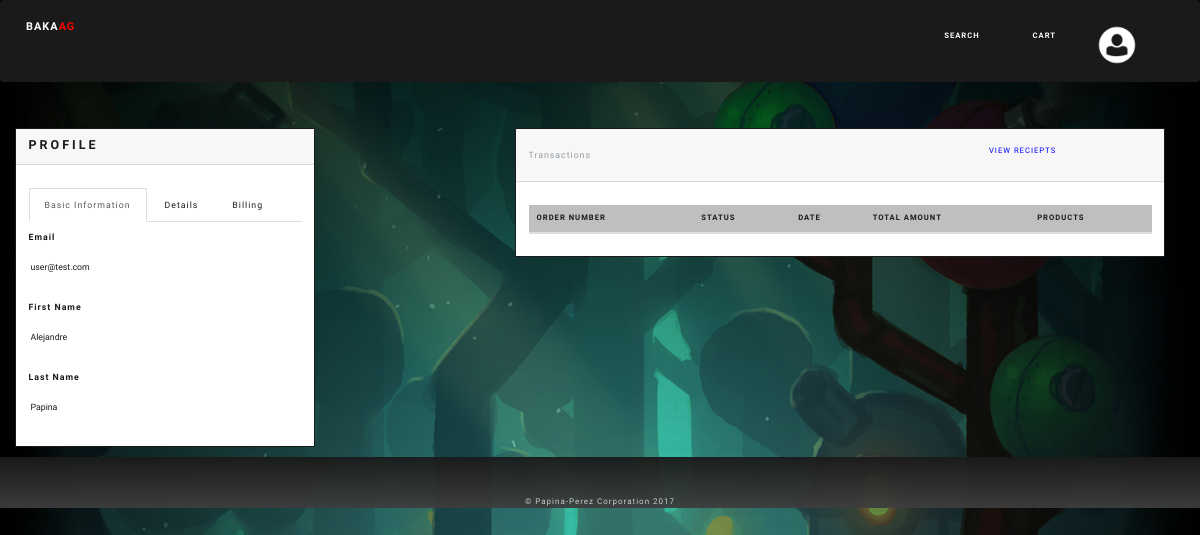
Page /viewprofile.php (signed in) on the earlier database version.
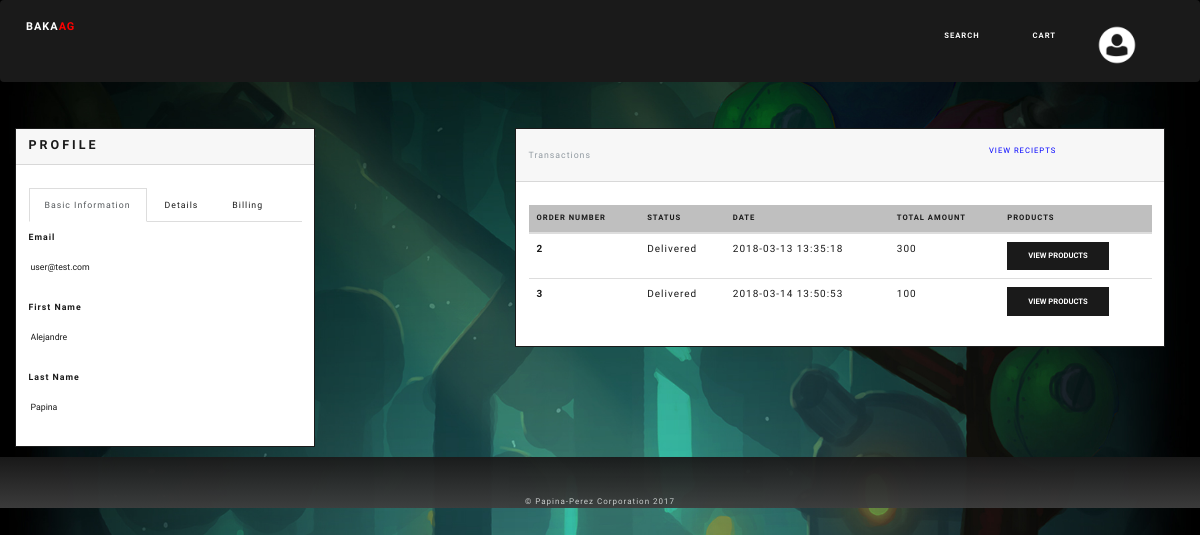
Same page on the later database version.
### tables this page shows
CREATE TABLE `account` (
  `acc_id` int(9) NOT NULL,
  `acc_email` varchar(700) NOT NULL,
  `acc_pass` varchar(700) NOT NULL,
  `acc_fname` varchar(32) NOT NULL,
  `acc_lname` varchar(32) NOT NULL,
  `acc_type_id` int(11) NOT NULL
);

CREATE TABLE `orders` (
  `order_id` int(11) NOT NULL,
  `acc_id` int(11) NOT NULL,
  `order_total_amt` int(9) NOT NULL,
  `order_product_list` varchar(700) NOT NULL,
  `order_date` timestamp NOT NULL DEFAULT CURRENT_TIMESTAMP,
  `order_approval` varchar(255) DEFAULT 'Not approved',
  `order_receive` varchar(255) NOT NULL DEFAULT 'Undelivered',
  `order_mdpaymnt_id` int(9) NOT NULL DEFAULT '1',
  `order_status_id` int(11) NOT NULL
);

CREATE TABLE `order_status` (
  `order_status_id` int(11) NOT NULL,
  `order_status_name` varchar(32) NOT NULL
);

### viewprofile.php (the view, shortened to what this page needs)
<?php
include_once("backend/connection.php");
include_once("header.php");
$sql ="SELECT* FROM account,account_details,account_billing,account_address WHERE account.acc_id='".$_SESSION['acc_id']."' AND account.acc_id=account_details.acc_id AND account.acc_id=account_billing.acc_id AND account.acc_id=account_address.acc_id";
$result = $conn->query($sql);
$row = $result->fetch_assoc();
?>
<!DOCTYPE html>
<html>
<head>
	<link rel="stylesheet" type="text/css" href="css/bootstrap.css">
	<link rel="stylesheet" type="text/css" href="css/admin/css/bootstrap.css">
	<link rel="stylesheet" type="text/css" href="css/style_global.css">
  <link rel="stylesheet" type="text/css" href="css/style_viewprofile.css">
</head>
<body>
<br><br>
<div class="container-fluid">
<div class="row container-center">
	<div class="col-lg-5">
	<div class="bs-component">
	<div class="card border-primary mb-3" style="max-width: 30rem;">
  <div class="card-header"><h4>Profile</h4></div>
  <div class="card-body text-primary">
    <p class="card-text">
      <ul class="nav nav-tabs">
        <li class="nav-item">
          <a class="nav-link active show" data-toggle="tab" href="#info">Basic Information</a>
        </li>
        <li class="nav-item">
          <a class="nav-link" data-toggle="tab" href="#details">Details</a>
        </li>
        <li class="nav-item">
          <a class="nav-link" data-toggle="tab" href="#billing">Billing</a>
        </li>
      </ul>
      <div id="myTabContent" class="tab-content">
        <div class="tab-pane fade active show" id="info">
          <div class="form-group row">
            <label for="acc_email" class="col-sm-4 col-form-label">Email</label>
            <div class="col-sm-10">
              <input type="text" readonly="" class="form-control-plaintext" id="acc_email" value="<?php echo $row['acc_email'];?>">
            </div>
          </div>
           <div class="form-group row">
            <label for="acc_fname" class="col-sm-4 col-form-label">First Name</label>
            <div class="col-sm-10">
              <input type="text" readonly="" class="form-control-plaintext" id="acc_fname" value="<?php echo $row['acc_fname'];?>">
            </div>
          </div>
            <div class="form-group row">
            <label for="acc_lname" class="col-sm-4 col-form-label">Last Name</label>
            <div class="col-sm-10">
              <input type="text" readonly="" class="form-control-plaintext" id="acc_lname" value="<?php echo $row['acc_lname'];?>">
            </div>
          </div>
        </div>
      </div>
    </p>
    </div>
  </div>
</div>
</div>
	<div class="col-lg-7 data-container">
	<div class="bs-component">
	<div class="card border-primary mb-3" style="max-width: 65rem;">
  <div class="card-header">Transactions <a class="btn btn-link" onclick="reciepts();" id="reciepts">View Reciepts</a>
  </div>
  <div class="card-body text-primary" id="main-body">
    <p class="card-text">
        <table class="table table-hover" style="">
          <thead>
            <tr class="table-primary">
              <th scope="col">Order Number</th>
              <th scope="col">Status</th>
              <th scope="col">Date</th>
              <th scope="col">Total Amount</th>
              <th scope="col">Products</th>
            </tr>
          </thead>
          <tbody>
            <?php
                $sql = "SELECT * FROM orders,order_status WHERE acc_id='".$_SESSION['acc_id']."' AND orders.order_status_id=order_status.order_status_id";
                $result = $conn->query($sql);
                while($row = $result->fetch_assoc()){
                  if ($row['order_status_id'] == 1) {
                    $stat = $row['order_status_name'].'<br>'.'<center><a id="cancel" onclick="cancel('.$row['order_id'].')" style="cursor:pointer; color:blue;" class="link">Cancel</a></center>';
                  } else {
                    $stat = $row['order_status_name'];
                  }
                  echo '
                      <tr>
                        <th scope="row" style="font-size:10px;">'.$row['order_id'].'</th>
                        <td style="font-size:10px;">'.$stat.'</td>
                        <td style="font-size:10px;">'.$row['order_date'].'</td>
                        <td style="font-size:10px;">'.$row['order_total_amt'].'</td>
                        <td><button type="button" class="btn btn-primary" data-toggle="modal" data-target="#prodlist-modal-'.$row['order_id'].'">View products</button></td>
                        <div class="modal" id="prodlist-modal-'.$row['order_id'].'">
                          <div class="modal-dialog" role="document">
                            <div class="modal-content">
                              <div class="modal-header">
                                <h5 class="modal-title">Order Number:'.$row['order_id'].'</h5>
                                <button type="button" class="close" data-dismiss="modal" aria-label="Close">
                                  <span aria-hidden="true">&times;</span>
                                </button>
                              </div>
                              <div class="modal-body">';
                              echo' </div>
                              <div class="modal-footer">
                                <button type="button" class="btn btn-secondary" data-dismiss="modal">Close</button>
                              </div>
                            </div>
                          </div>
                        </div>
                      </tr>
                      ';
                }
            ?>
          </tbody>
        </table>
    </p>
    </div>
  </div>
</div>
</div>
</div>
</div>
</body>
</html>
<?php
	include_once("footer.php");
?>

### header.php (shortened to what this page needs)
<!DOCTYPE html>
<html>
<head>
	<link rel="stylesheet" type="text/css" href="css/bootstrap.css">
	<link rel="stylesheet" type="text/css" href="css/style_navbar.css">
    <link rel="stylesheet" href="https://maxcdn.bootstrapcdn.com/font-awesome/4.6.0/css/font-awesome.min.css">
</head>
<body>
	<header>
		<nav class="navbar navbar-expand-lg navbar-dark bg-primary">
			<a class="navbar-brand" href="index.php">Baka<span id="logo">AG</span></a>
				<div class="collapse navbar-collapse justify-content-end" id="navbarColor01" style="margin-right: 15px;">
					<div class="menu-wrap">
					    <div class="menu">
					        <ul class="clearfix">
					        	<?php
					        		if (isset($_SESSION['acc_id'])) {
					        			echo '
                                            <li><a class="search-btn" id="search-btn">Search</span></a></li>
                                            <li><a class="login-button" id="cart_button" data-toggle="modal" data-target="#cartModal" style="cursor:pointer;" >Cart</span></a></li>
					        				<li>
					                			<a href="#"><img id="profile_logo" src="img/profile.png"></a>
					                				<ul class="sub-menu">
					                    				<li><a href="viewprofile.php">Profile</a></li>
                                                        <li><a href="wishlist.php">Wishlist</a></li>
					                    				<li><a href="#">Settings</a></li>
					                    				<li><a href="backend/logout.php">Logout</a></li>
					                				</ul>
					            			</li>';
					        		}
					        	?>
					        </ul>
					    </div>
					</div>
				</div>
		</nav>
	</header>
</body>
</html>

### footer.php
<!DOCTYPE html>
<html>
<head>
	<link rel="stylesheet" type="text/css" href="css/bootstrap.css">
	<link rel="stylesheet" type="text/css" href="css/style_footer.css">
</head>
<body>
	<footer class="text-primary">
<br><br><br>
		<center><p>&copy Papina-Perez Corporation 2017</p></center>
	</footer>
</body>
</html>

### css/style_navbar.css (style rules this page uses)
#logo { color: red; }
.menu > ul > li { display:inline-block; position:relative; }
.menu > ul > li > a { margin-top: auto; margin-bottom: auto; margin-right: 50px; display:inline-block; text-shadow:0px 1px 0px rgba(0,0,0,0.4); color: white; }
#profile_logo { position: absolute; max-height: 80px; padding: 20px; top: -25px; right: 2px; }
.search-btn { cursor: pointer; }

### css/style_global.css (style rules this page uses)
body { margin: 0; padding: 0; background-image: url("../img/background.jpg"); background-attachment: fixed; background-position: center; background-repeat: no-repeat; background-size: cover; }

### css/style_viewprofile.css (style rules this page uses)
#reciepts { color: blue !important; cursor: pointer; width: 0; height: 0; margin: 0; margin-left: 60%; margin-bottom: 20px; }

### css/style_footer.css (style rules this page uses)
footer { width: 100%; height: 100%; opacity: 0.95; filter: alpha(opacity=95); background: linear-gradient(#1a1a1a, #3e3e3e); }
footer p { color: lightgray !important; font-size: 8px; }

Differences in the rows shown:
added orders: order_id "2", order_status.order_status_name "Delivered", order_date "2018-03-13 13:35:18", order_total_amt "300"
added orders: order_id "3", order_status.order_status_name "Delivered", order_date "2018-03-14 13:50:53", order_total_amt "100"
